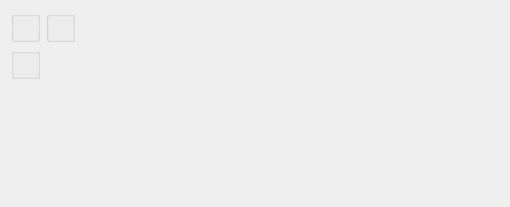
<?xml version="1.0" encoding="UTF-8"?>
<ui version="4.0">
 <comment>This file is part of the xTuple ERP: PostBooks Edition, a free and
open source Enterprise Resource Planning software suite,
Copyright (c) 1999-2010 by OpenMFG LLC, d/b/a xTuple.
It is licensed to you under the Common Public Attribution License
version 1.0, the full text of which (including xTuple-specific Exhibits)
is available at www.xtuple.com/CPAL.  By using this software, you agree
to be bound by its terms.</comment>
 <class>dspSummarizedSalesByCustomerTypeByItem</class>
 <widget class="QWidget" name="dspSummarizedSalesByCustomerTypeByItem">
  <property name="geometry">
   <rect>
    <x>0</x>
    <y>0</y>
    <width>510</width>
    <height>207</height>
   </rect>
  </property>
  <property name="windowTitle">
   <string>Summarized Sales by Customer Type by Item</string>
  </property>
  <layout class="QHBoxLayout" name="horizontalLayout">
   <item>
    <layout class="QGridLayout" name="gridLayout_3">
     <item row="0" column="0">
      <widget class="ParameterGroup" name="_customerType">
       <property name="title">
        <string/>
       </property>
       <property name="fixedSize">
        <bool>false</bool>
       </property>
      </widget>
     </item>
     <item row="0" column="1">
      <widget class="QGroupBox" name="groupBox">
       <property name="title">
        <string/>
       </property>
       <layout class="QGridLayout" name="gridLayout_2">
        <item row="0" column="0">
         <widget class="DateCluster" name="_dates"/>
        </item>
       </layout>
      </widget>
     </item>
     <item row="1" column="0">
      <widget class="WarehouseGroup" name="_warehouse">
       <property name="title">
        <string/>
       </property>
       <property name="fixedSize">
        <bool>false</bool>
       </property>
      </widget>
     </item>
     <item row="2" column="0" colspan="2">
      <spacer name="verticalSpacer">
       <property name="orientation">
        <enum>Qt::Vertical</enum>
       </property>
       <property name="sizeHint" stdset="0">
        <size>
         <width>20</width>
         <height>0</height>
        </size>
       </property>
      </spacer>
     </item>
    </layout>
   </item>
   <item>
    <spacer name="horizontalSpacer">
     <property name="orientation">
      <enum>Qt::Horizontal</enum>
     </property>
     <property name="sizeHint" stdset="0">
      <size>
       <width>7</width>
       <height>20</height>
      </size>
     </property>
    </spacer>
   </item>
  </layout>
 </widget>
 <layoutdefault spacing="6" margin="11"/>
 <pixmapfunction>qPixmapFromMimeSource</pixmapfunction>
 <customwidgets>
  <customwidget>
   <class>DateCluster</class>
   <extends>QWidget</extends>
   <header>datecluster.h</header>
  </customwidget>
  <customwidget>
   <class>ParameterGroup</class>
   <extends>QGroupBox</extends>
   <header>parametergroup.h</header>
  </customwidget>
  <customwidget>
   <class>WarehouseGroup</class>
   <extends>QGroupBox</extends>
   <header>warehousegroup.h</header>
  </customwidget>
 </customwidgets>
 <tabstops>
  <tabstop>_customerType</tabstop>
  <tabstop>_warehouse</tabstop>
 </tabstops>
 <resources/>
 <connections/>
</ui>
